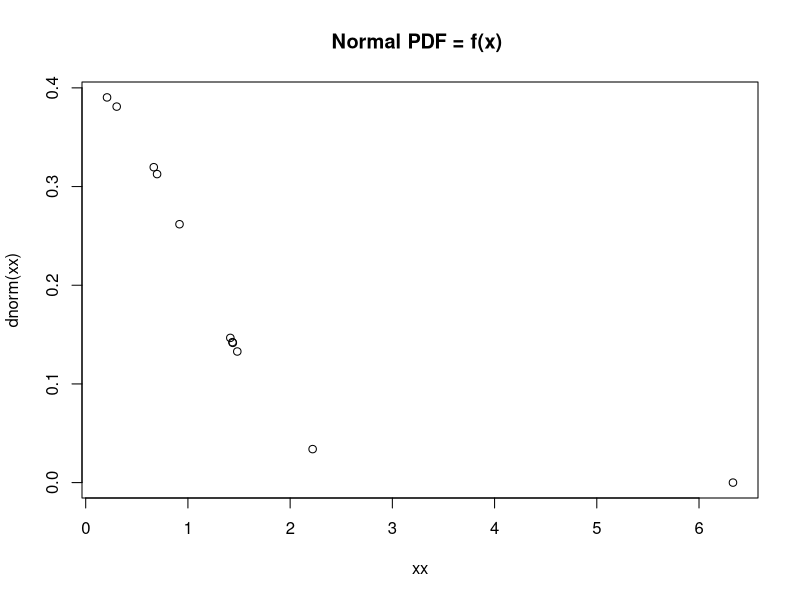
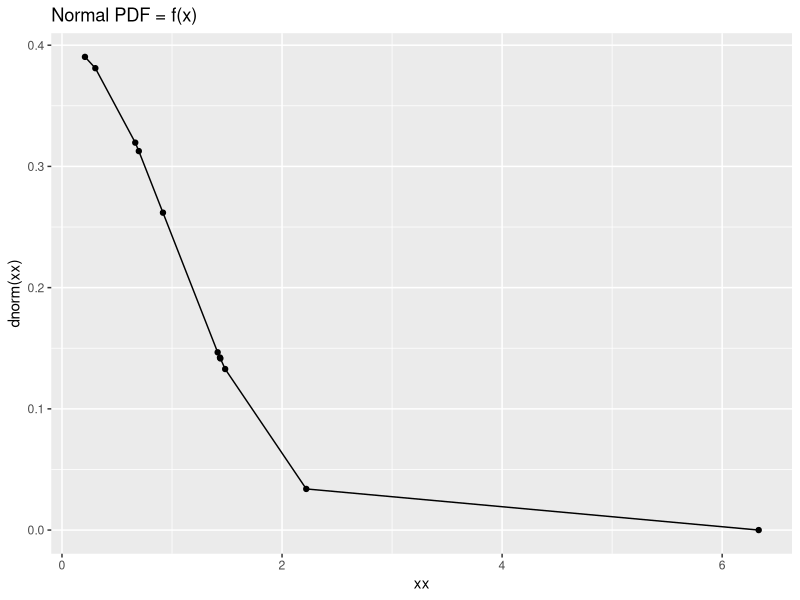
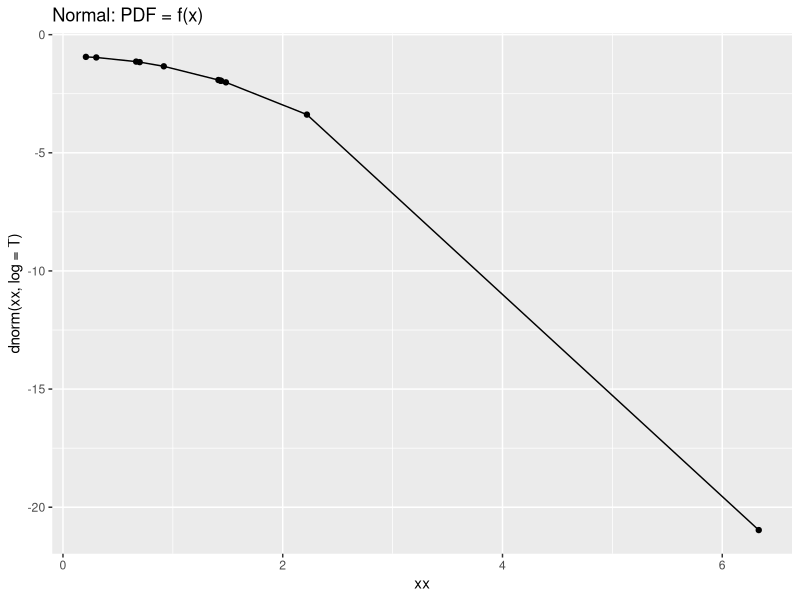
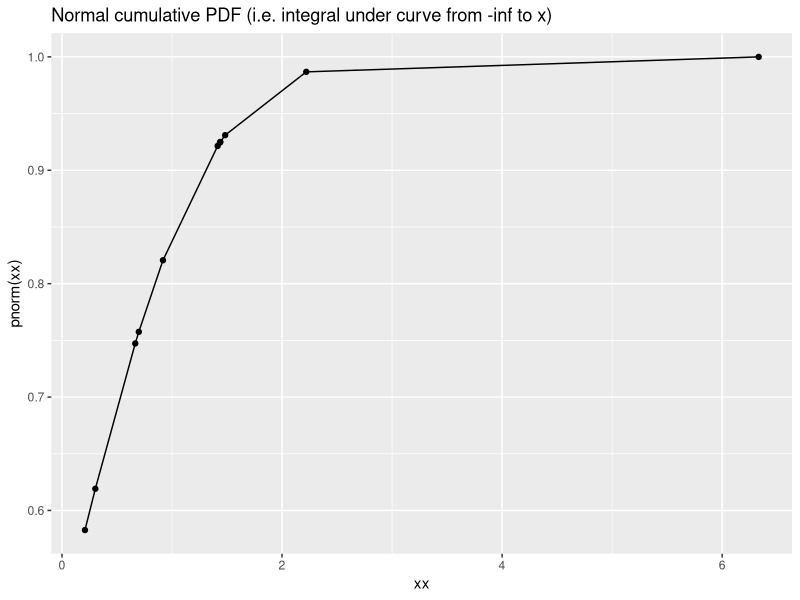
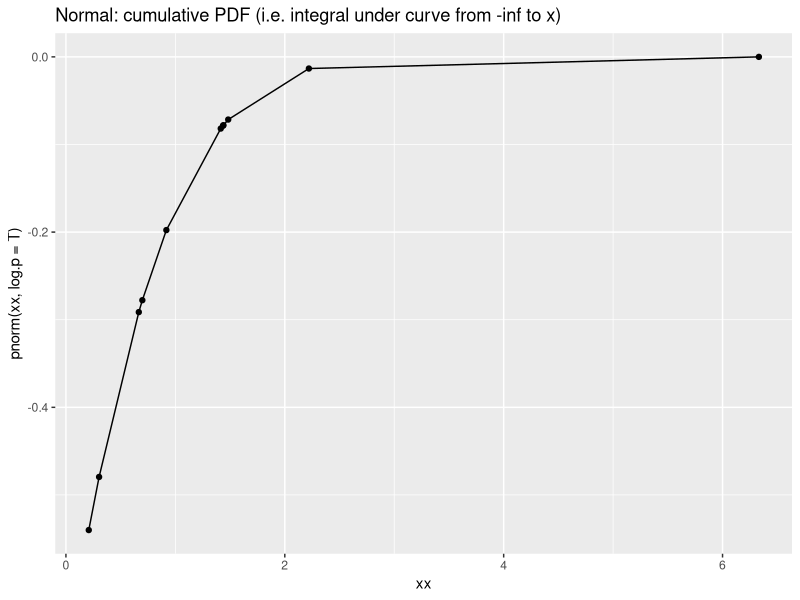
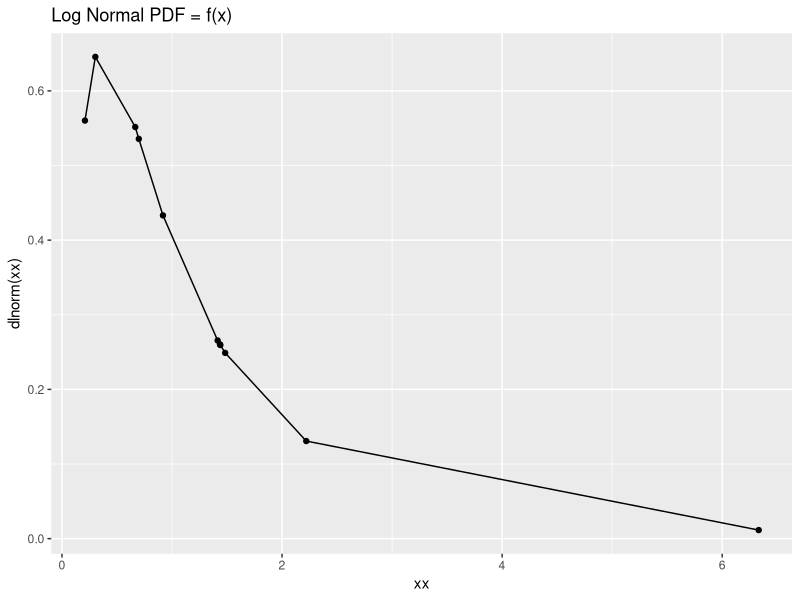
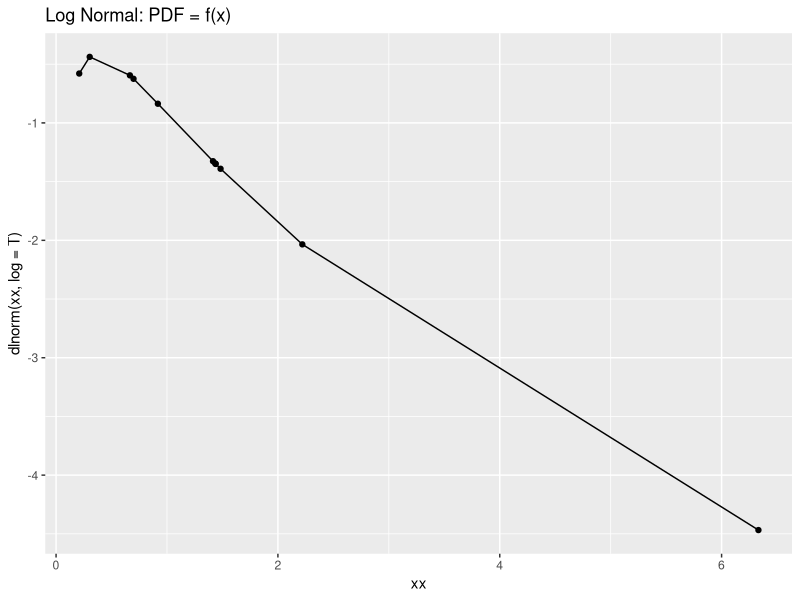
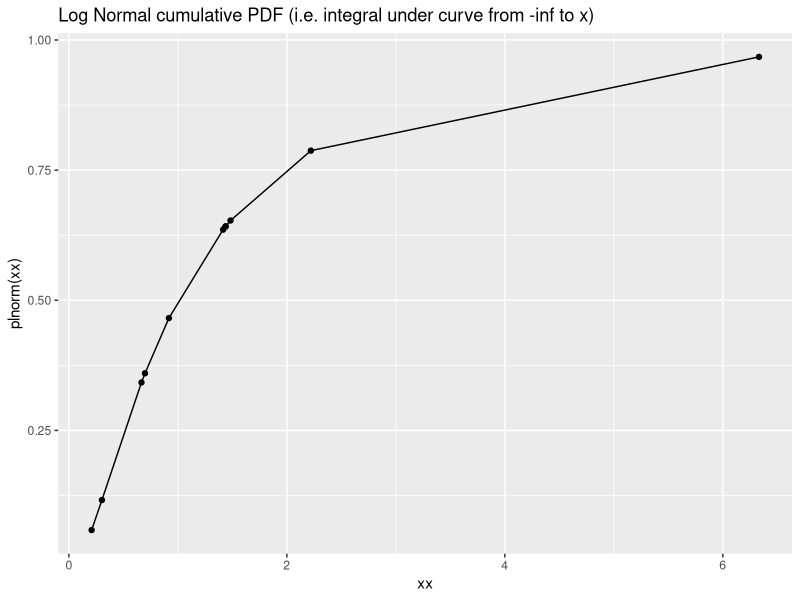

Here is the R script that generated these plots, in order:
## ---- chunk 1

# File name: prob101_a.R
# Visualizing various probability density functions
# See also: prob101_a.Rmd (the same code inside an automatically generated report)


# The Normal Distribution

# Read about rnorm and rlnorm functions
?rnorm
?Distributions

pnorm(0) # 0.5
pnorm(1) # 0.8413447
pnorm(2) # 0.9772499
pnorm(3) # 0.9986501

# Visualize probability density functions (PDF) and cumulative distribution function (CDF) with different sample points for different distributions
xx = -5:5; 
xx = c(-3,-2,-1,-0.5, -0.25, 0, 0.25, 0.5, 1, 2, 3)
set.seed(111)  # Seed for random number generator. Run `?set.seed` to learn about any function you don't know
xx = rnorm(11)
xx = rlnorm(11)
xx

# with base graphics
plot(xx, dnorm(xx), main = "Normal PDF = f(x) ") 

# with ggplot2 graphics
library(ggplot2)
qplot(xx, dnorm(xx), geom = c("point", "line"), main = "Normal PDF = f(x) ") 
qplot(xx, dnorm(xx, log=T), geom = c("point", "line"), main = "Normal: PDF = f(x) ")
qplot(xx, pnorm(xx), geom = c("point", "line"), main = "Normal cumulative PDF (i.e. integral under curve from -inf to x) ")
qplot(xx, pnorm(xx, log.p=T), geom = c("point", "line"), main = "Normal: cumulative PDF (i.e. integral under curve from -inf to x) ")


qplot(xx, dlnorm(xx), geom = c("point", "line"), main = "Log Normal PDF = f(x) ")
qplot(xx, dlnorm(xx, log=T), geom = c("point", "line"), main = "Log Normal: PDF = f(x) ")
qplot(xx, plnorm(xx), geom = c("point", "line"), main = "Log Normal cumulative PDF (i.e. integral under curve from -inf to x) ")
qplot(xx, plnorm(xx, log.p=T), geom = c("point", "line"), main = "Log Normal: cumulative PDF (i.e. integral under curve from -inf to x) ")


